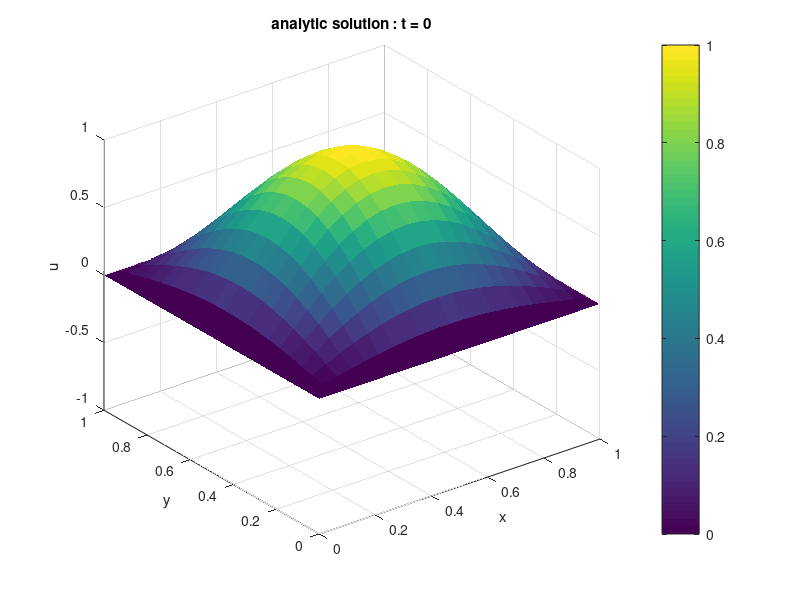

Write the MATLAB code that produced this figure. (Note: this script raises an error after producing the figure.)
% 2D Heat Transfer Problem Dirichlet Boundary Condition
clear all;
dx = 0.05;
dy = 0.05;
dt = 0.01; 
x = 0:dx:1;
y = 0:dy:1;
t = 0:dt:1;
[X, Y] = meshgrid(x, y);
u = zeros(size(y, 2) ,size(x, 2), size(t, 2));
pic_num = 1;
for k = 1:size(t, 2)
    u(:, :, k) = sin(pi * X) .* sin(pi * Y) * exp(-2 * t(k));
    % analytic solution
    surf(x, y, u(:, :, k));
    colorbar;
    title(['analytic solution : t = ', num2str((k - 1) * dt)]);
    set(gca, 'XLim', [0, 1]);
    set(gca, 'YLim', [0, 1]);
    set(gca, 'ZLim', [-1, 1]);
    xlabel('x');
    ylabel('y');
    zlabel('u');
    shading flat;
    drawnow;
    pause(0.05)
    
    F=getframe(gcf);
    I=frame2im(F);
    [I,map]=rgb2ind(I,256);
    if pic_num == 1
        imwrite(I,map,'test.gif','gif', 'Loopcount',inf,'DelayTime',0.2);
    else
        imwrite(I,map,'test.gif','gif','WriteMode','append','DelayTime',0.2);
    end
    pic_num = pic_num + 1;
end